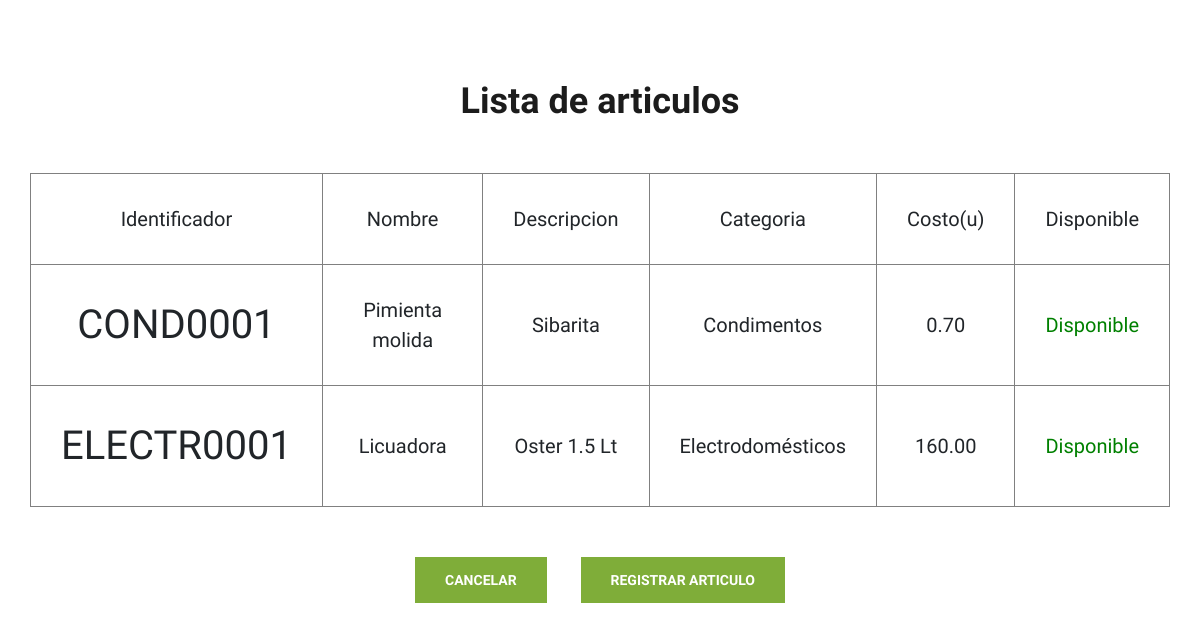
Page /articulos/listaArticulo on the earlier database version.
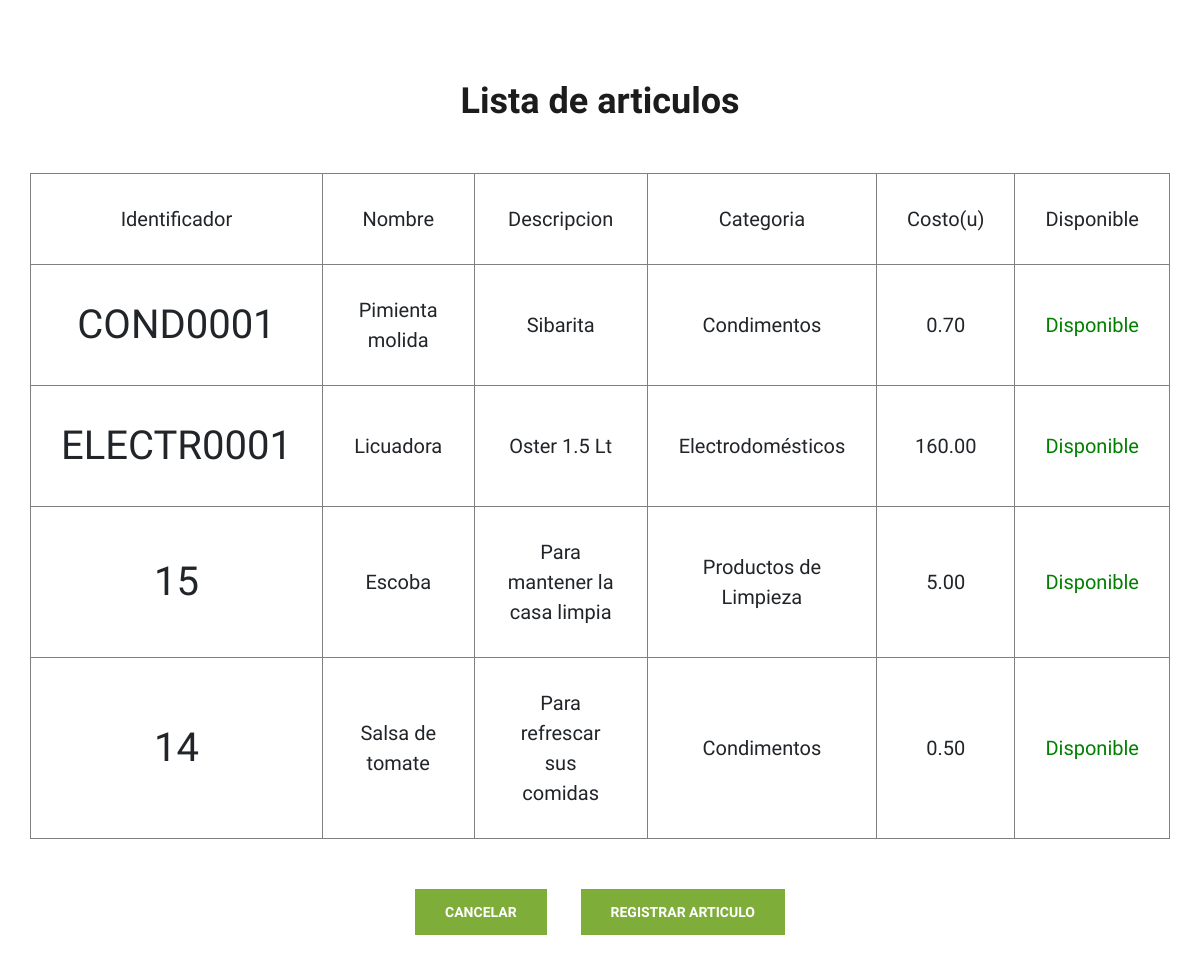
Same page on the later database version.
### articulos/models.py (models this page shows, shortened)
class Articulo(models.Model):
	ArtCod		= models.CharField(verbose_name='Código del artículo', max_length=15, primary_key=True)
	ArtNom		= models.CharField(verbose_name='Nombre', max_length=30)
	ArtDes		= models.CharField(verbose_name='Descripción', max_length=100, blank=True, null=True)
	ArtCatCod	= models.ForeignKey(Categoria, verbose_name='Categoría', on_delete=models.CASCADE)
	ArtCosUni	= models.DecimalField(verbose_name='Costo unitario', max_digits=5, decimal_places=2)
	ArtSitAct	= models.BooleanField(verbose_name='Disponible', default=True)
	ArtSto		= models.IntegerField(verbose_name='Cantidad en stock', default=1)
	ArtSalDet	= models.ManyToManyField(Salida_Cabecera, through='Salida_Detalle')

### categorias/models.py (models this page shows, shortened)
class Categoria(models.Model):
	CatCod		= models.CharField(verbose_name='Código de categoría', max_length=10, primary_key=True)
	CatDes		= models.CharField(verbose_name='Descripción', max_length=30)
	CatImg		= models.ImageField(verbose_name='Imagen', upload_to='pics/categories', null=True, blank=True)

### articulos/views.py (the view)
# urls.py: path("listaArticulo",views.listaArticulo , name="registrarCompra"),
def listaArticulo(request):
    articulos = Articulo.objects.all()
    return render(request , "listaArticulos.html" , context={"articulos":articulos})

### articulos/templates/listaArticulos.html (shortened to what the changed rows need)
{% load static %}
<!DOCTYPE html>
<html>
<head>
    <link rel="stylesheet" href="{% static 'css/bootstrap.min.css' %}" type="text/css">
    <link rel="stylesheet" href="{% static 'css/font-awesome.min.css' %}" type="text/css">
    <link rel="stylesheet" href="{% static 'css/elegant-icons.css' %}" type="text/css">
    <link rel="stylesheet" href="{% static 'css/nice-select.css' %}" type="text/css">
    <link rel="stylesheet" href="{% static 'css/jquery-ui.min.css' %}" type="text/css">
    <link rel="stylesheet" href="{% static 'css/owl.carousel.min.css' %}" type="text/css">
    <link rel="stylesheet" href="{% static 'css/slicknav.min.css' %}" type="text/css">
    <link rel="stylesheet" href="{% static 'css/style.css' %}" type="text/css">
</head>
<body>
	<div class="contact-form spad">
        <div class="container">
            <div class="row">
                <div class="col-lg-12">
                    <div class="contact__form__title">
                        <h2>Lista de articulos</h2>
                    </div>
                </div>
            </div>
            <div>
                <div style="text-align: center;">
                    <table>
                        {% for articulo in articulos %}
                        <tr>
                            <td style="border: 1px gray solid; padding:30px; font-size: 40px;">
                                {{articulo.ArtCod}}
                            </td>
                            <td style="border: 1px gray solid; padding:30px; font-size: 20px;">
                                {{articulo.ArtNom}}
                            </td>
                            <td style="border: 1px gray solid; padding:30px; font-size: 20px;">
                                {{articulo.ArtDes}}
                            </td>
                            <td style="border: 1px gray solid; padding:30px; font-size: 20px;">
                                {{articulo.ArtCatCod.CatDes}}
                            </td>
                            <td style="border: 1px gray solid; padding:30px; font-size: 20px;">
                                {{articulo.ArtCosUni}}
                            </td>
                            <td style="border: 1px gray solid; padding:30px; font-size: 20px;">
                                {% if articulo.ArtSitAct %}
                                    <span style="color:green">Disponible</span>
                                {% else %}
                                    <span style="color:red">No Disponible</span>
                                {% endif %}
                            </td>
                        </tr>
                        {% endfor %}
                    </table>
                </div>
            </div>
        </div>
    </div>
</body>

Differences in the rows shown:
added Articulo: ArtCod "15", ArtNom "Escoba", ArtDes "Para mantener la casa limpia", ArtCatCod.CatDes "Productos de Limpieza", ArtCosUni "5.00", ArtSitAct "Disponible"
added Articulo: ArtCod "14", ArtNom "Salsa de tomate", ArtDes "Para refrescar sus comidas", ArtCatCod.CatDes "Condimentos", ArtCosUni "0.50", ArtSitAct "Disponible"
